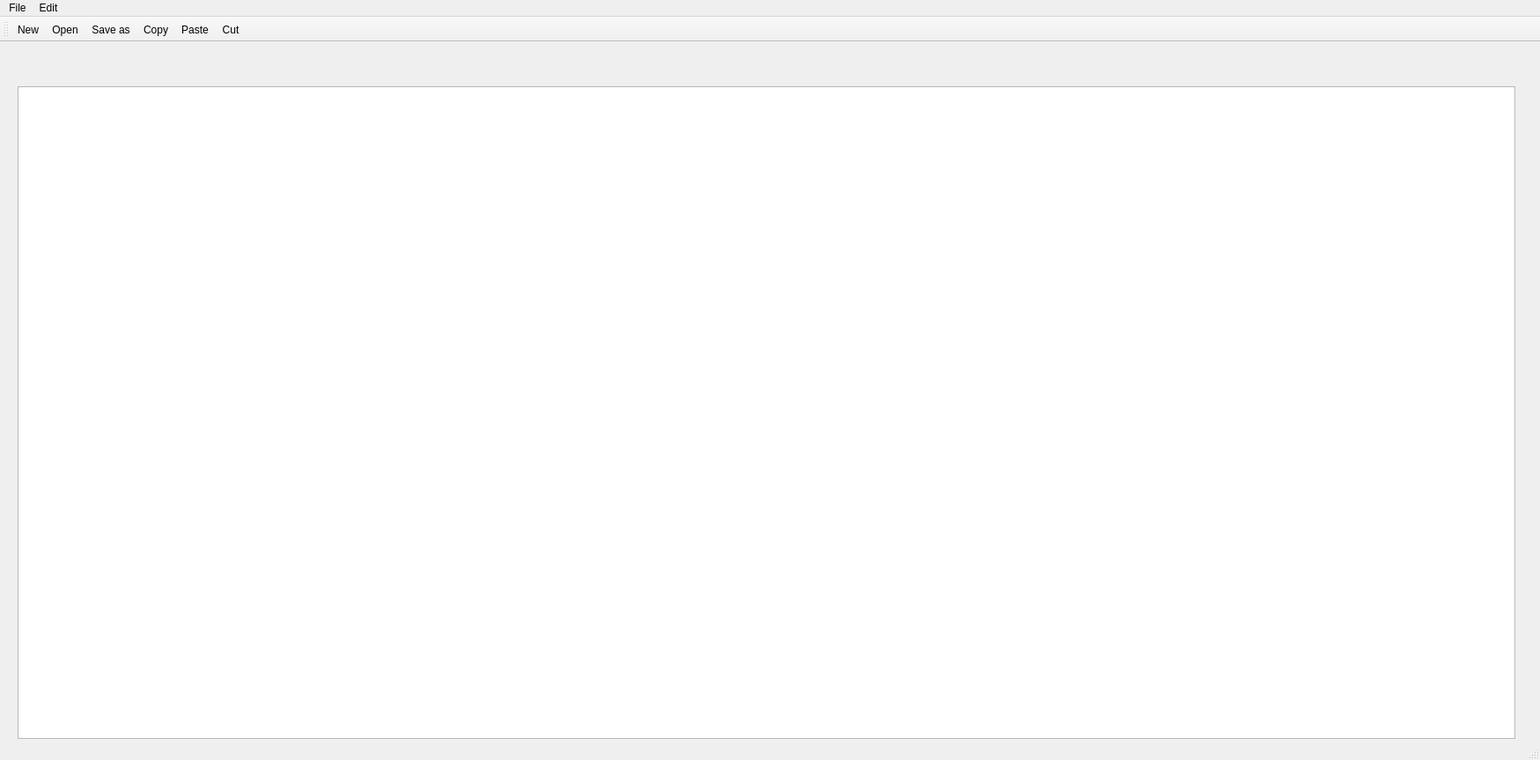
<?xml version="1.0" encoding="UTF-8"?>
<ui version="4.0">
 <class>MainWindow</class>
 <widget class="QMainWindow" name="MainWindow">
  <property name="geometry">
   <rect>
    <x>0</x>
    <y>0</y>
    <width>1749</width>
    <height>863</height>
   </rect>
  </property>
  <property name="windowTitle">
   <string>MainWindow</string>
  </property>
  <widget class="QWidget" name="centralwidget">
   <widget class="QWidget" name="verticalLayoutWidget">
    <property name="geometry">
     <rect>
      <x>20</x>
      <y>50</y>
      <width>1701</width>
      <height>741</height>
     </rect>
    </property>
    <layout class="QVBoxLayout" name="verticalLayout">
     <item>
      <widget class="QTextEdit" name="textEdit"/>
     </item>
    </layout>
   </widget>
  </widget>
  <widget class="QMenuBar" name="menubar">
   <property name="geometry">
    <rect>
     <x>0</x>
     <y>0</y>
     <width>1749</width>
     <height>25</height>
    </rect>
   </property>
   <widget class="QMenu" name="menuFile">
    <property name="title">
     <string>File</string>
    </property>
    <addaction name="actionNew"/>
    <addaction name="actionOpen"/>
    <addaction name="actionSave_as"/>
    <addaction name="actionPrint"/>
    <addaction name="actionExit"/>
   </widget>
   <widget class="QMenu" name="menuEdit">
    <property name="title">
     <string>Edit</string>
    </property>
    <addaction name="actionCopy"/>
    <addaction name="actionPaste"/>
    <addaction name="actionCut"/>
    <addaction name="actionUndo"/>
    <addaction name="actionRedo"/>
   </widget>
   <addaction name="menuFile"/>
   <addaction name="menuEdit"/>
  </widget>
  <widget class="QStatusBar" name="statusbar"/>
  <widget class="QToolBar" name="toolBar">
   <property name="windowTitle">
    <string>toolBar</string>
   </property>
   <attribute name="toolBarArea">
    <enum>TopToolBarArea</enum>
   </attribute>
   <attribute name="toolBarBreak">
    <bool>false</bool>
   </attribute>
   <addaction name="actionNew"/>
   <addaction name="actionOpen"/>
   <addaction name="actionSave_as"/>
   <addaction name="actionCopy"/>
   <addaction name="actionPaste"/>
   <addaction name="actionCut"/>
  </widget>
  <action name="actionNew">
   <property name="icon">
    <iconset resource="Resources.qrc">
     <normaloff>:/images/resources/Icons/New.bmp</normaloff>:/images/resources/Icons/New.bmp</iconset>
   </property>
   <property name="text">
    <string>New</string>
   </property>
   <property name="shortcut">
    <string>Ctrl+N</string>
   </property>
  </action>
  <action name="actionOpen">
   <property name="icon">
    <iconset resource="Resources.qrc">
     <normaloff>:/images/resources/Icons/Open.bmp</normaloff>:/images/resources/Icons/Open.bmp</iconset>
   </property>
   <property name="text">
    <string>Open</string>
   </property>
   <property name="shortcut">
    <string>Ctrl+O</string>
   </property>
  </action>
  <action name="actionSave_as">
   <property name="icon">
    <iconset resource="Resources.qrc">
     <normaloff>:/images/resources/Icons/Save.bmp</normaloff>:/images/resources/Icons/Save.bmp</iconset>
   </property>
   <property name="text">
    <string>Save as</string>
   </property>
   <property name="shortcut">
    <string>Ctrl+S</string>
   </property>
  </action>
  <action name="actionPrint">
   <property name="text">
    <string>Print</string>
   </property>
   <property name="shortcut">
    <string>Ctrl+P</string>
   </property>
  </action>
  <action name="actionExit">
   <property name="text">
    <string>Exit</string>
   </property>
  </action>
  <action name="actionCopy">
   <property name="icon">
    <iconset resource="Resources.qrc">
     <normaloff>:/images/resources/Icons/Copy.bmp</normaloff>:/images/resources/Icons/Copy.bmp</iconset>
   </property>
   <property name="text">
    <string>Copy</string>
   </property>
   <property name="shortcut">
    <string>Ctrl+C</string>
   </property>
  </action>
  <action name="actionPaste">
   <property name="icon">
    <iconset resource="Resources.qrc">
     <normaloff>:/images/resources/Icons/Paste.bmp</normaloff>:/images/resources/Icons/Paste.bmp</iconset>
   </property>
   <property name="text">
    <string>Paste</string>
   </property>
   <property name="shortcut">
    <string>Ctrl+V</string>
   </property>
  </action>
  <action name="actionCut">
   <property name="icon">
    <iconset resource="Resources.qrc">
     <normaloff>:/images/resources/Icons/Cut.bmp</normaloff>:/images/resources/Icons/Cut.bmp</iconset>
   </property>
   <property name="text">
    <string>Cut</string>
   </property>
   <property name="shortcut">
    <string>Ctrl+X</string>
   </property>
  </action>
  <action name="actionUndo">
   <property name="text">
    <string>Undo</string>
   </property>
   <property name="shortcut">
    <string>Ctrl+Z</string>
   </property>
  </action>
  <action name="actionRedo">
   <property name="text">
    <string>Redo</string>
   </property>
   <property name="shortcut">
    <string>Ctrl+Y</string>
   </property>
  </action>
 </widget>
 <resources>
  <include location="Resources.qrc"/>
 </resources>
 <connections/>
</ui>
